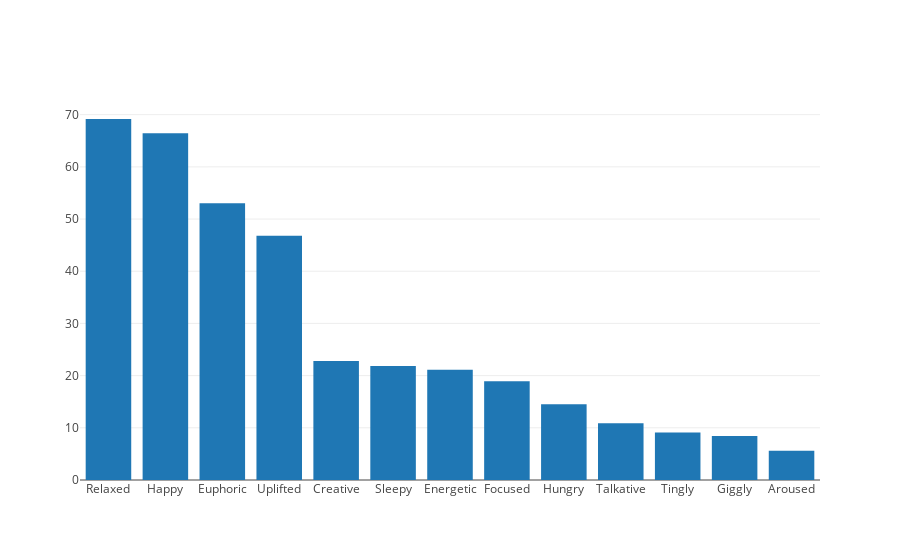

Notebook source saved alongside this figure:
### Code cell
positives = ['Euphoric', 'Focused', 'Uplifted', 'Energetic', 'Giggly', 'Tingly',
             'Talkative', 'Relaxed', 'Creative', 'Hungry', 'Happy', 'Aroused', 'Sleepy']
plot_bar(df, positives)

### Figure 1 — Plotly figure (JSON) as saved in the notebook; plotly's stock layout.template omitted (floating-point values rounded to 4 significant figures)
{"data": [{"transforms": [{"order": "descending", "target": "y", "type": "sort"}], "type": "bar", "x": ["Euphoric", "Focused", "Uplifted", "Energetic", "Giggly", "Tingly", "Talkative", "Relaxed", "Creative", "Hungry", "Happy", "Aroused", "Sleepy"], "y": [53.01, 18.94, 46.81, 21.13, 8.411, 9.109, 10.88, 69.17, 22.81, 14.5, 66.46, 5.593, 21.82]}], "layout": {}}
